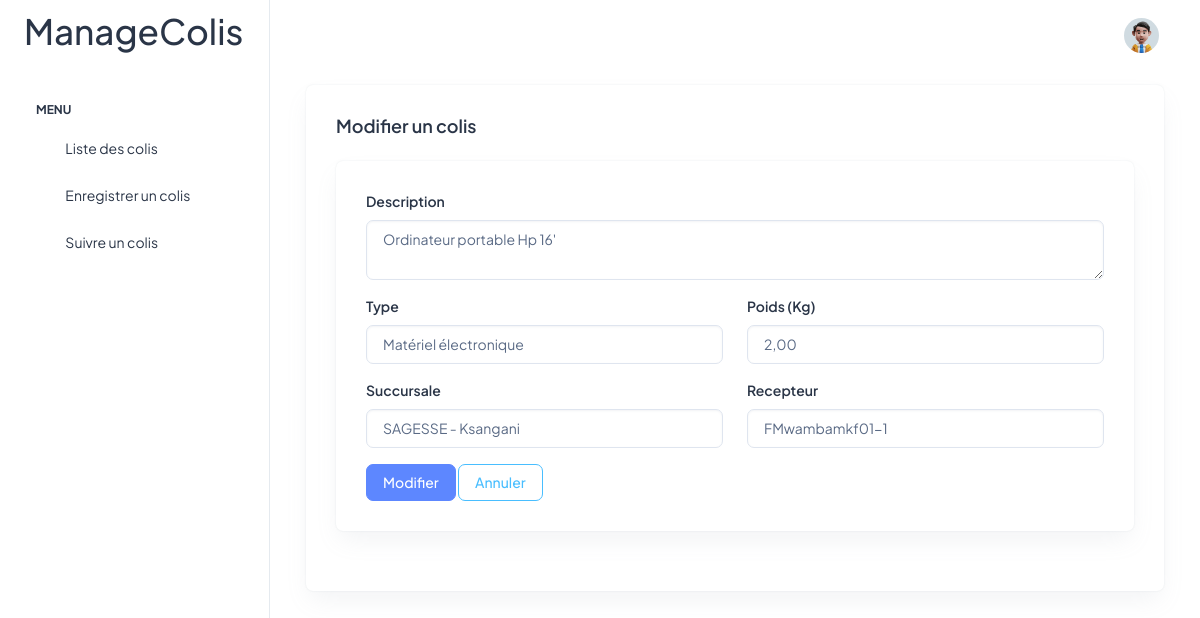
Page /modifier_colis/7/ (signed in) on the committed database.
### app/models.py (models this page shows)
class Colis(models.Model):
    LISTE_ETATS = (
        ('traitement', 'En traitement'),
        ('voyage', 'En voyage'),
        ('arrive', 'Arrivée'),
        ('annule', 'Annulé')
        )
    poids = models.DecimalField(max_digits=10, decimal_places=2)
    type = models.CharField(max_length=100)
    description = models.TextField()
    destination = models.CharField(max_length=100)
    expediteur = models.ForeignKey(Client, on_delete=models.SET_NULL, related_name="client_expediteur", null=True)
    recepteur = models.ForeignKey(Client, on_delete=models.SET_NULL, related_name="client_recepteur", null=True)
    succursale = models.ForeignKey(Succursale, on_delete=models.SET_NULL, null=True)
    heure_depart = models.DateTimeField(null=True)
    heure_arrivee = models.DateTimeField(null=True)
    code = models.CharField(max_length=100, default="")
    etat = models.CharField(max_length=100, choices=LISTE_ETATS, default="traitement")
    est_valider = models.BooleanField(default=False)

class Succursale(models.Model):
    nom = models.CharField(max_length=100)
    ville = models.CharField(max_length=100)
    adresse = models.TextField()

class Client(models.Model):
    nom = models.CharField(max_length=100)
    prenom = models.CharField(max_length=100)
    postnom = models.CharField(max_length=100)
    telephone = models.CharField(max_length=100)
    code = models.CharField(max_length=100, default="")
    adresse = models.TextField()
    piece_identite = models.FileField(upload_to='pieces/')
    user = models.ForeignKey(User, on_delete=models.SET_NULL, null=True)
    date_naissance = models.DateField(null=True)
    lieu_naissance = models.CharField(max_length=100, null=True)

### app/views.py (the view, shortened to what this page needs)
# urls.py: path('modifier_colis/<int:id>/', modifier_colis, name="modifier_colis"),
@login_required
def modifier_colis(request, id):
    colis = Colis.objects.get(id=id)
    succursales = Succursale.objects.all()
    return render(request, 'modifier-colis.html', {"colis": colis, "succursales": succursales})

### templates/modifier-colis.html (shortened to what this page needs)
{% extends 'base.html' %}
{% block content %}
      <div class="container-fluid">
        <div class="container-fluid">
          <div class="card">
            <div class="card-body">
              <h5 class="card-title fw-semibold mb-4">Modifier un colis</h5>
              <div class="card">
                <div class="card-body">
                  <form method="POST">
                    <div class="mb-3">
                      <label for="exampleInputDescr" class="form-label">Description</label>
                      <textarea type="text" class="form-control" id="exampleInputDescr" name="description">{{ colis.description }}</textarea>
                    </div>
                    <div class="row">
                      <div class="mb-3 col-6">
                        <label for="exampleInputType" class="form-label">Type</label>
                        <select type="text" class="form-control" id="exampleInputType" required name="type">
                          <option value="materiel_electronique" {% if colis.type == 'materiel_electronique' %}selected{% endif %}>Matériel électronique</option>
                        </select>
                      </div>
                      <div class="mb-3 col-6">
                        <label for="exampleInputPoids" class="form-label">Poids (Kg)</label>
                        <input type="text" class="form-control" id="exampleInputPoids" placeholder="En Kg" required name="poids" value="{{ colis.poids }}">
                      </div>
                    </div>
                    <div class="row">
                      <div class="mb-3 col-6">
                        <label for="exampleInputType" class="form-label">Succursale</label>
                        <select type="text" class="form-control" id="exampleInputType" required name="succursale">
                          {% for element in succursales %}
                          <option value="{{ element.id }}" {% if colis.succursale.id == element.id %}selected{% endif %}>{{ element.nom }} - {{ element.ville }}</option>
                          {% endfor %}
                        </select>
                      </div>
                      <div class="mb-3 col-6">
                        <label for="exampleInputRecepteur" class="form-label">Recepteur</label>
                        <input type="text" class="form-control" id="exampleInputRecepteur" placeholder="Veuillez saisir le code du récepteur" required name="code_recepteur" value="{{ colis.recepteur.code }}">
                      </div>
                    </div>
                    <button type="submit" class="btn btn-primary">Modifier</button>
                    <a href="{% url 'lister_colis' %}" class="btn btn-outline-secondary">Annuler</a>
                  </form>
                </div>
              </div>
            </div>
          </div>
        </div>
      </div>
{% endblock content %}

### rows in the picture
Colis: description "Ordinateur portable Hp 16'", type "Matériel électronique", poids "2,00", succursale "SAGESSE - Ksangani", code_recepteur "FMwambamkf01-1"
